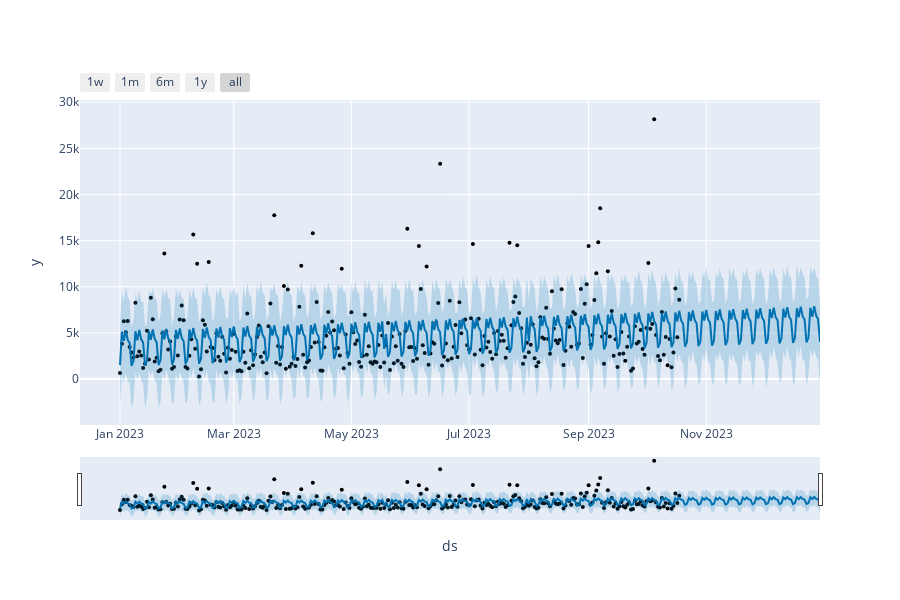

The notebook cell saved with this chart:
### Markdown cell above
## Facebook Prophet

### Code cell
# import Facebook Prophet
from prophet import Prophet
from prophet.plot import plot_plotly, plot_components_plotly
from prophet.diagnostics import performance_metrics
from prophet.diagnostics import cross_validation


seed = 42

# Use the daily data
data = daily_data.reset_index()
# remove timezone information
data['datetime'] = data['datetime'].dt.tz_localize(None)
data_revenue = data.rename(columns={'datetime': 'ds', 'tot_gross_revenue': 'y'})
data_revenue = data_revenue[['ds', 'y']]

# data_orders = data.rename(columns={'datetime': 'ds', 'tot_orders': 'y'})
# data_orders = data_orders[['ds', 'y']]

# Slit the data into train and test 
train_size = int(len(data_revenue) * 0.8)
train_revenue, test_revenue = data_revenue.iloc[:train_size], data_revenue.iloc[train_size:]

# Baseline Model
base_model = Prophet()
base_model.add_country_holidays(country_name='CH')  # Prophet includes CH holidays + BlackFriday and CyberMonday
base_model.fit(train_revenue)

# Create a dataframe for future dates including the test period
future_dates = base_model.make_future_dataframe(periods=len(test_revenue))
forecast = base_model.predict(future_dates)

# Plot forecast
plot_plotly(base_model, forecast).show()

# Align the predictions with the test set
forecast_test = forecast.set_index('ds').loc[test_revenue['ds']]
residuals = test_revenue['y'] - forecast_test['yhat']

# Compute performance metrics
mae = mean_absolute_error(test_revenue['y'], forecast_test['yhat'])
mse = mean_squared_error(test_revenue['y'], forecast_test['yhat'])
rmse = np.sqrt(mse)
mape = mean_absolute_percentage_error(test_revenue['y'], forecast_test['yhat'])

performance_metrics = pd.DataFrame({
    'MAE': [mae],
    'MSE': [mse],
    'RMSE': [rmse],
    'MAPE': [mape * 100]
})

performance_metrics

### Figure 1 — Plotly figure (JSON) as saved in the notebook; plotly's stock layout.template omitted (floating-point values rounded to 4 significant figures; data arrays with more than 128 entries replaced by an {"elided": "..."} marker saying what was removed)
{"data": [{"marker": {"color": "black", "size": 4}, "mode": "markers", "name": "Actual", "type": "scatter", "x": {"elided": "291 str values"}, "y": {"elided": "291 float values"}}, {"hoverinfo": "skip", "line": {"width": 0}, "mode": "lines", "type": "scatter", "x": {"elided": "364 str values"}, "y": {"elided": "364 float values"}}, {"fill": "tonexty", "fillcolor": "rgba(0, 114, 178, 0.2)", "line": {"color": "#0072B2", "width": 2}, "mode": "lines", "name": "Predicted", "type": "scatter", "x": {"elided": "364 str values"}, "y": {"elided": "364 float values"}}, {"fill": "tonexty", "fillcolor": "rgba(0, 114, 178, 0.2)", "hoverinfo": "skip", "line": {"width": 0}, "mode": "lines", "type": "scatter", "x": {"elided": "364 str values"}, "y": {"elided": "364 float values"}}], "layout": {"height": 600, "showlegend": false, "width": 900, "xaxis": {"rangeselector": {"buttons": [{"count": 7, "label": "1w", "step": "day", "stepmode": "backward"}, {"count": 1, "label": "1m", "step": "month", "stepmode": "backward"}, {"count": 6, "label": "6m", "step": "month", "stepmode": "backward"}, {"count": 1, "label": "1y", "step": "year", "stepmode": "backward"}, {"step": "all"}]}, "rangeslider": {"visible": true}, "title": {"text": "ds"}, "type": "date"}, "yaxis": {"title": {"text": "y"}}}}
